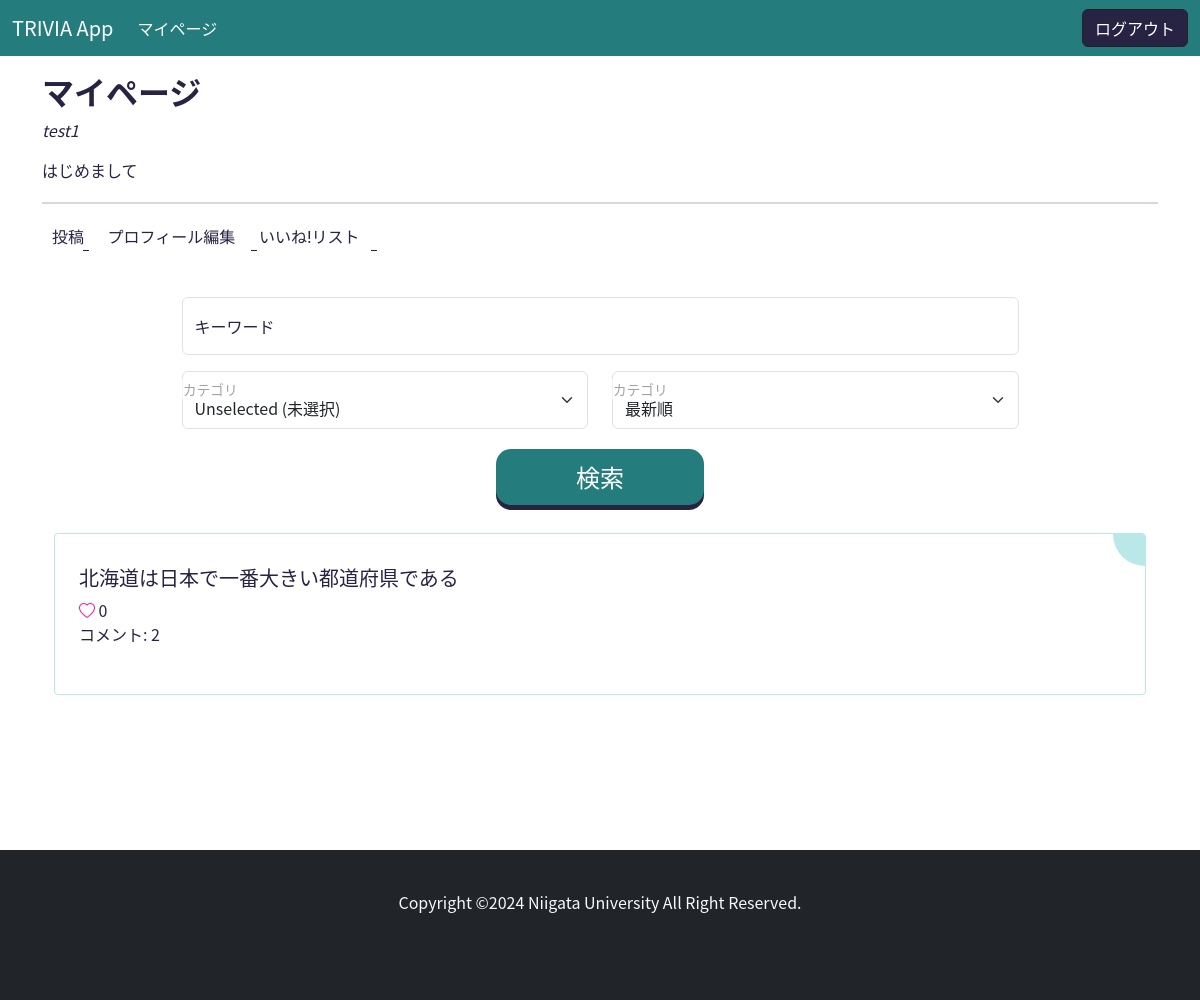
Page /mypage/ (signed in) on the earlier database version.
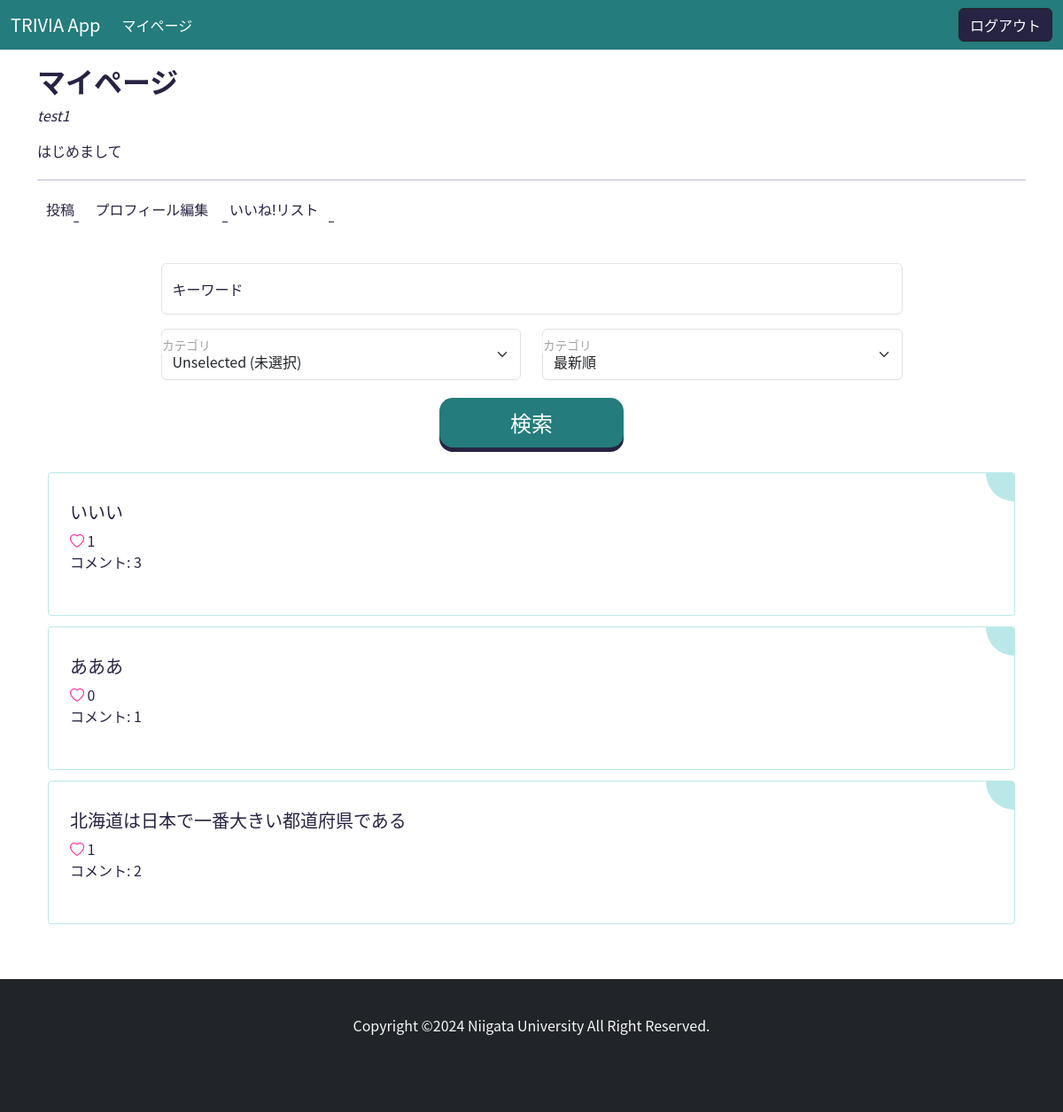
Same page on the later database version.
### main/models.py (models this page shows, shortened)
class Post(models.Model):
    CATEGORY_CHOICES = [
        ('地理', '地理'),
        ('歴史', '歴史'),
        ('人物', '人物'),
        ('自然', '自然'),
        ('伝統', '伝統'),
        ('スポーツ', 'スポーツ'),
        ('食', '食'),
        ('文化', '文化'),
        ('芸能', '芸能'),
        ('特産品', '特産品'),
        ('方言', '方言'),
        ('その他', 'その他'),
    ]
    PREFECTURE_CHOICES = [
        ('北海道', '北海道'),
        ('青森県', '青森県'),
        ('岩手県', '岩手県'),
        ('宮城県', '宮城県'),
        ('秋田県', '秋田県'),
        ('山形県', '山形県'),
        ('福島県', '福島県'),
        ('茨城県', '茨城県'),
        ('栃木県', '栃木県'),
        ('群馬県', '群馬県'),
        ('埼玉県', '埼玉県'),
        ('千葉県', '千葉県'),
        ('東京都', '東京都'),
        ('神奈川県', '神奈川県'),
        ('新潟県', '新潟県'),
        ('富山県', '富山県'),
        ('石川県', '石川県'),
        ('福井県', '福井県'),
        ('山梨県', '山梨県'),
        ('長野県', '長野県'),
        ('岐阜県', '岐阜県'),
        ('静岡県', '静岡県'),
        ('愛知県', '愛知県'),
        ('三重県', '三重県'),
        ('滋賀県', '滋賀県'),
        ('京都府', '京都府'),
        ('大阪府', '大阪府'),
        ('兵庫県', '兵庫県'),
        ('奈良県', '奈良県'),
        ('和歌山県', '和歌山県'),
        ('鳥取県', '鳥取県'),
        ('島根県', '島根県'),
        ('岡山県', '岡山県'),
        ('広島県', '広島県'),
        ('山口県', '山口県'),
        ('徳島県', '徳島県'),
        ('香川県', '香川県'),
        ('愛媛県', '愛媛県'),
        ('高知県', '高知県'),
        ('福岡県', '福岡県'),
        ('佐賀県', '佐賀県'),
        ('長崎県', '長崎県'),
        ('熊本県', '熊本県'),
        ('大分県', '大分県'),
        ('宮崎県', '宮崎県'),
        ('鹿児島県', '鹿児島県'),
        ('沖縄県', '沖縄県'),
    ]
    title = models.CharField(max_length=20)
    category = models.CharField(max_length=20, choices=CATEGORY_CHOICES)
    prefecture = models.CharField(max_length=20, choices=PREFECTURE_CHOICES)
    content = models.TextField(blank=True, null=True)
    user = models.ForeignKey(User, on_delete=models.CASCADE)
    like = models.ManyToManyField(User, related_name='related_post', blank=True)
    create_at = models.DateTimeField()
    update_at = models.DateTimeField()
    class Meta:
        db_table = 'posts'
        ordering = ["-create_at"]

### main/views.py (the view)
# urls.py: path("mypage/", MyPageView.as_view(), name="mypage"),
class MyPageView(LoginRequiredMixin, ListView):
    template_name = "main/mypage.html"
    model = Post
    def get_queryset(self):
        query = super().get_queryset()
        user = self.request.user
        query = query.filter(user=user)
        keyword = self.request.GET.get("keyword", None)
        category = self.request.GET.get("category", None)
        if keyword:
            query = query.filter(title__icontains=keyword)
        if category == "未選択":
            pass
        elif category:
            query = query.filter(category=category)
        arrangement = self.request.GET.get("arrangement", 0)
        if arrangement == "1":
            query = query.order_by('-create_at')
        elif arrangement == "2":
            query = query.annotate(num_likes=Count("like")).order_by('-num_likes')
        elif arrangement == "3":
            query = query.annotate(num_comments=Count("comments")).order_by("-num_comments")
        return query
    def get_context_data(self, **kwargs):
        context = super().get_context_data(**kwargs)
        context["keyword"] = self.request.GET.get("keyword", "")
        category = self.request.GET.get("category", "")
        if category == "地理":
            context["geography"] = True
        elif category == "歴史":
            context["history"] = True
        elif category == "人物":
            context["person"] = True
        elif category == "自然":
            context["nature"] = True
        elif category == "伝統":
            context["tradition"] = True
        elif category == "スポーツ":
            context["sport"] = True
        elif category == "食":
            context["food"] = True
        elif category == "文化":
            context["culture"] = True
        elif category == "芸能":
            context["entertainment"] = True
        elif category == "特産品":
            context["goods"] = True
        elif category == "方言":
            context["dialect"] = True
        elif category == "未選択":
            context["none"] = True
        arrangement = context['arrangement'] = self.request.GET.get('arrangement', '')
        if arrangement == "1":
            context["new"] = True
        elif arrangement == "2":
            context["like"] = True
        elif arrangement == "3":
            context["comment"] = True
        return context

### templates/main/mypage.html (shortened to what this page needs)
{% extends "base.html" %}
{% block content %}
<div class="container mt-3">
    <h2><b>マイページ</b></h2>
    <p><i>{{user.profile.username}}</i></p>
    <p>{{user.profile.bio}}</p>
    <hr class="separator">
    <div>
        <a class="btn-list" href="{% url 'main:trivia-create' %}"><span>投稿</span></a>
        <a class="btn-list" href="{% url 'accounts:update' pk=user.id %}"><span>プロフィール編集</span></a>
        <a class="btn-list" href="{% url 'main:trivia-like-list' %}"><span>いいね!リスト</span></a>
    </div>
    <form action="{% url 'main:mypage' %}" method="GET" class="w-75 mx-auto mt-5">
        <p class="form-floating">
            <input id="floatingInput" type="text" class="form-control" name="keyword" value="{{ keyword }}" placeholder="キーワード入力">
            <label for="floatingInput">キーワード</label>
        </p>
        <div class="row mb-3">
            <div class="col form-floating">
                <select name="category" id="floatingSelect" class="form-select">
                    <option value="未選択" {% if none %}selected{% endif %}>Unselected (未選択)</option>
                </select>
                <label for="floatingSelect">カテゴリ</label>
            </div>
            <div class="col form-floating">
                <select name="arrangement" id="floatingSelect" class="form-select">
                    <option value="1" {% if new %}selected{% endif %}>最新順</option>
                </select>
                <label for="floatingSelect">カテゴリ</label>
            </div>
        </div>
        <div class="text-center">
            <button class="button-search">検索</button>
        </div>
    </form>
    {% for object in object_list %}
        <div class="card-diy">
            <h5><a class="card-title" href="{% url 'main:trivia-detail' pk=object.id %}">{{object.title}}</a></h5>
            {% if request.user in item.like.all %}
                <i class="bi bi-heart-fill" role="img" style="color: deeppink;"></i> {{object.like.count}}
            {% else %}
                <i class="bi bi-heart" role="img" style="color: deeppink;"></i> {{object.like.count}}
            {% endif %}
            <p>コメント: {{object.comments.count}}</p>
        </div>
    {% endfor %}
</div>
{% endblock %}

Differences in the rows shown:
added Post: title "いいい", like.count "1", comments.count "3"
added Post: title "あああ", like.count "0", comments.count "1"
computed for Post "北海道は日本で一番大きい都道府県である": like.count "0" → "1"
